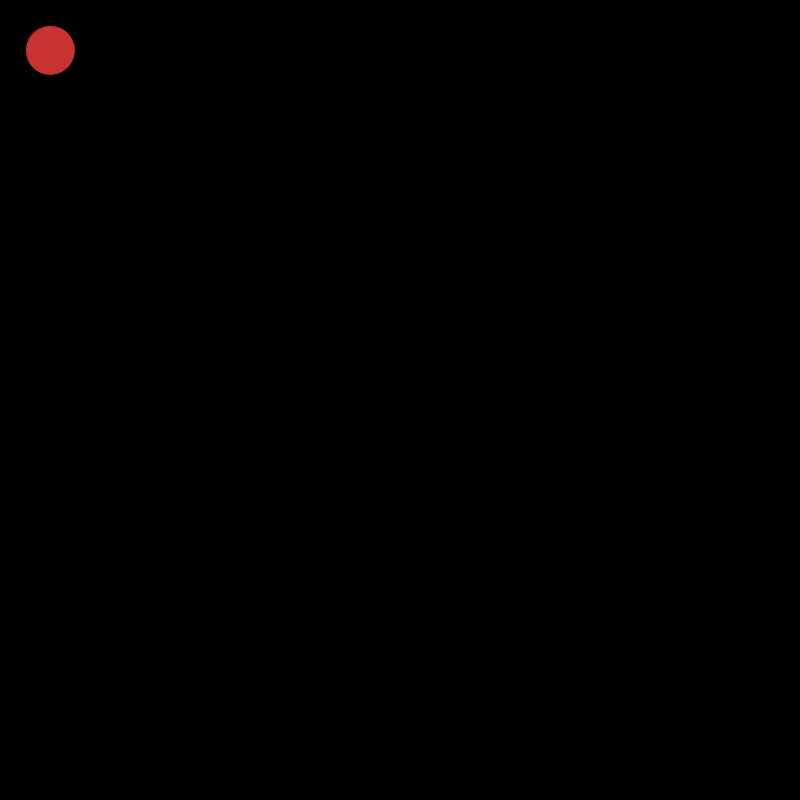
Frame 1 (no input)
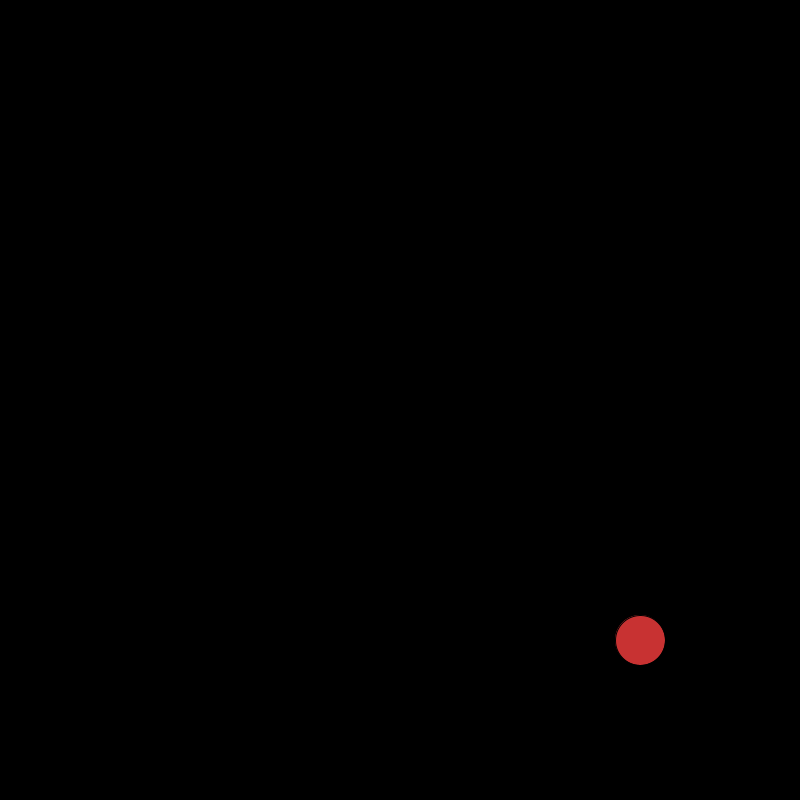
Frame 60 (the mouse pressed at the canvas centre just before this capture)
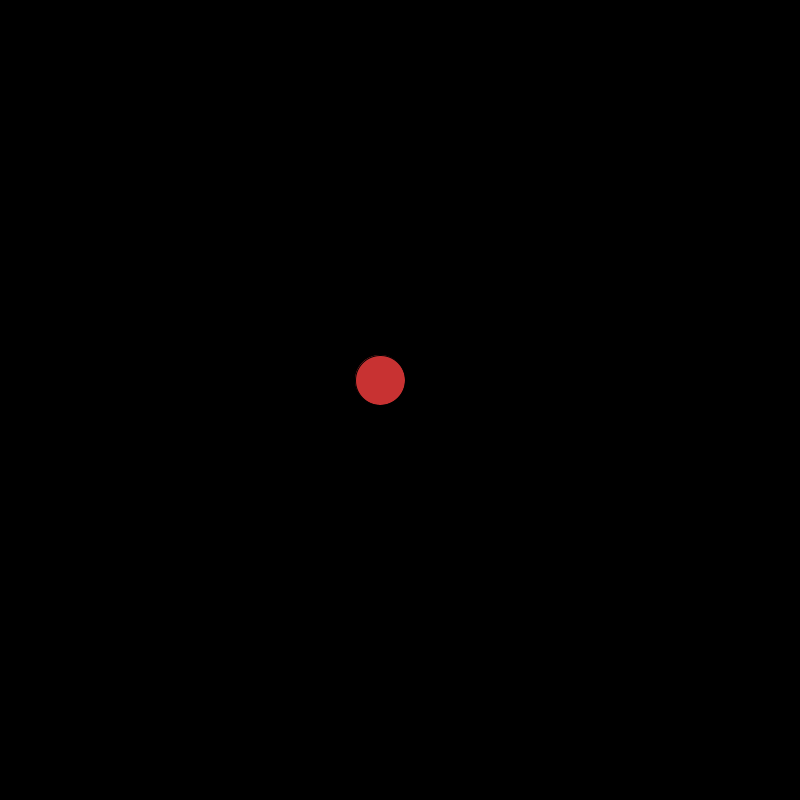
Frame 120 (the mouse held since frame 60 and released just before this capture)

The Processing sketch that drew these frames (run headless with seeded random() and noise(); from frame 60 on, the mouse is pressed at the canvas centre):

// Processing sketch: project_1
// ── project_1.pde
int xLoc, yLoc;
int increment;

void setup() {
  size(800, 800);
  background(0);
  frameRate(50);
  xLoc = 50;
  yLoc = 50;
  increment = 10;
}


void draw() {
  background(0);
  fill(200, 50, 50);
  ellipse(xLoc, yLoc, 50, 50);

  xLoc = xLoc+increment;
  yLoc+=increment;//yLoc = yLov = 10

  if (xLoc > width) {
    increment = -10;
  }
  if (xLoc < 0) {
    increment=10;
  }
  if (yLoc > height) {
    increment = -10;
  }
  if (yLoc < 0) {
    increment = 10;
  }
}
